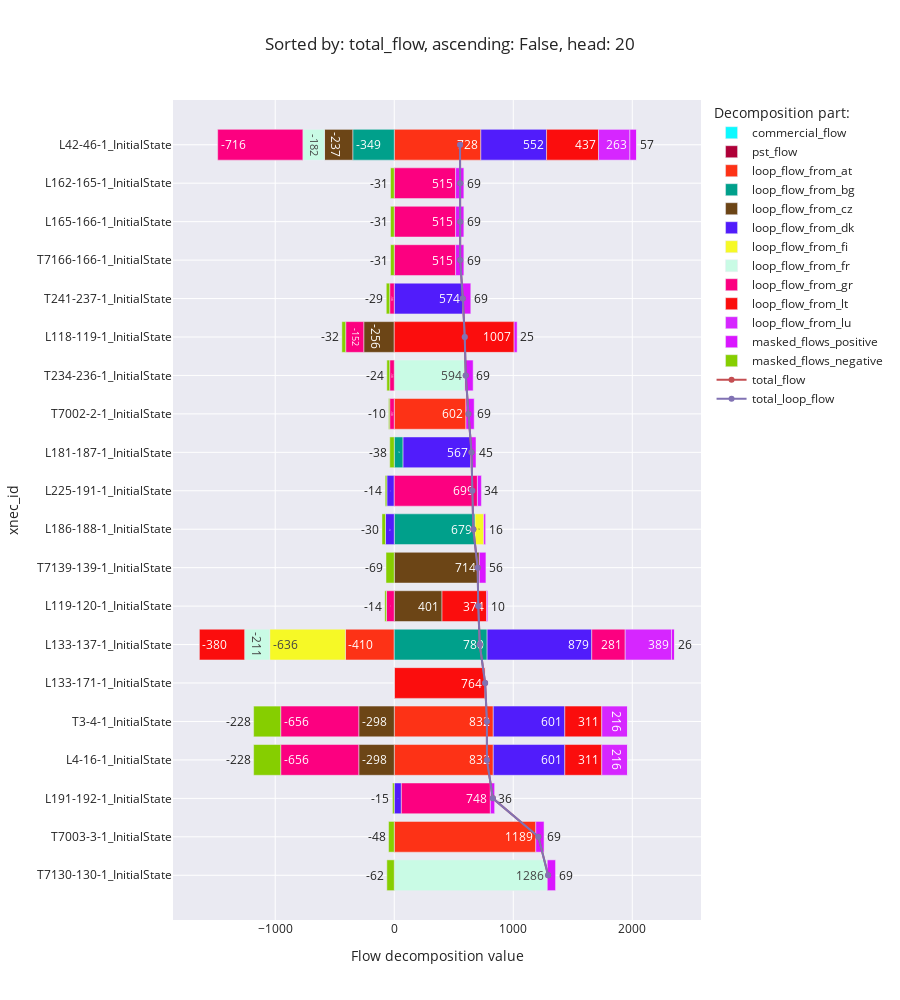

The cell this chart's notebook holds for it:
### Code cell
flow_decomposition_bar_chart('total_flow')

### Figure 1 — Plotly figure (JSON) as saved in the notebook; plotly's stock layout.template omitted (floating-point values rounded to 4 significant figures)
{"data": [{"alignmentgroup": "True", "hovertemplate": "Decomposition part:=commercial_flow<br>Flow decomposition value=%{x}<br>xnec_id=%{y}<extra></extra>", "legendgroup": "commercial_flow", "marker": {"color": "#0DF9FF", "pattern": {"shape": ""}}, "name": "commercial_flow", "offsetgroup": "commercial_flow", "orientation": "h", "showlegend": true, "textposition": "auto", "texttemplate": "%{x:.0f}", "type": "bar", "x": [null, null, null, null, null, null, null, null, null, null, null, null, null, null, null, null, null, null, null, null], "xaxis": "x", "y": ["T7130-130-1_InitialState", "T7003-3-1_InitialState", "L191-192-1_InitialState", "L4-16-1_InitialState", "T3-4-1_InitialState", "L133-171-1_InitialState", "L133-137-1_InitialState", "L119-120-1_InitialState", "T7139-139-1_InitialState", "L186-188-1_InitialState", "L225-191-1_InitialState", "L181-187-1_InitialState", "T7002-2-1_InitialState", "T234-236-1_InitialState", "L118-119-1_InitialState", "T241-237-1_InitialState", "T7166-166-1_InitialState", "L165-166-1_InitialState", "L162-165-1_InitialState", "L42-46-1_InitialState"], "yaxis": "y"}, {"alignmentgroup": "True", "hovertemplate": "Decomposition part:=pst_flow<br>Flow decomposition value=%{x}<br>xnec_id=%{y}<extra></extra>", "legendgroup": "pst_flow", "marker": {"color": "#AF0038", "pattern": {"shape": ""}}, "name": "pst_flow", "offsetgroup": "pst_flow", "orientation": "h", "showlegend": true, "textposition": "auto", "texttemplate": "%{x:.0f}", "type": "bar", "x": [null, null, null, null, null, null, null, null, null, null, null, null, null, null, null, null, null, null, null, null], "xaxis": "x", "y": ["T7130-130-1_InitialState", "T7003-3-1_InitialState", "L191-192-1_InitialState", "L4-16-1_InitialState", "T3-4-1_InitialState", "L133-171-1_InitialState", "L133-137-1_InitialState", "L119-120-1_InitialState", "T7139-139-1_InitialState", "L186-188-1_InitialState", "L225-191-1_InitialState", "L181-187-1_InitialState", "T7002-2-1_InitialState", "T234-236-1_InitialState", "L118-119-1_InitialState", "T241-237-1_InitialState", "T7166-166-1_InitialState", "L165-166-1_InitialState", "L162-165-1_InitialState", "L42-46-1_InitialState"], "yaxis": "y"}, {"alignmentgroup": "True", "hovertemplate": "Decomposition part:=loop_flow_from_at<br>Flow decomposition value=%{x}<br>xnec_id=%{y}<extra></extra>", "legendgroup": "loop_flow_from_at", "marker": {"color": "#FD3216", "pattern": {"shape": ""}}, "name": "loop_flow_from_at", "offsetgroup": "loop_flow_from_at", "orientation": "h", "showlegend": true, "textposition": "auto", "texttemplate": "%{x:.0f}", "type": "bar", "x": [null, 1189.0, null, 832.0, 832.0, null, -410.4, null, null, null, null, null, 602.1, null, null, null, null, null, null, 727.6], "xaxis": "x", "y": ["T7130-130-1_InitialState", "T7003-3-1_InitialState", "L191-192-1_InitialState", "L4-16-1_InitialState", "T3-4-1_InitialState", "L133-171-1_InitialState", "L133-137-1_InitialState", "L119-120-1_InitialState", "T7139-139-1_InitialState", "L186-188-1_InitialState", "L225-191-1_InitialState", "L181-187-1_InitialState", "T7002-2-1_InitialState", "T234-236-1_InitialState", "L118-119-1_InitialState", "T241-237-1_InitialState", "T7166-166-1_InitialState", "L165-166-1_InitialState", "L162-165-1_InitialState", "L42-46-1_InitialState"], "yaxis": "y"}, {"alignmentgroup": "True", "hovertemplate": "Decomposition part:=loop_flow_from_bg<br>Flow decomposition value=%{x}<br>xnec_id=%{y}<extra></extra>", "legendgroup": "loop_flow_from_bg", "marker": {"color": "#00A08B", "pattern": {"shape": ""}}, "name": "loop_flow_from_bg", "offsetgroup": "loop_flow_from_bg", "orientation": "h", "showlegend": true, "textposition": "auto", "texttemplate": "%{x:.0f}", "type": "bar", "x": [null, null, null, null, null, null, 780.4, null, null, 679.0, null, 74.21, null, null, null, null, null, null, null, -348.7], "xaxis": "x", "y": ["T7130-130-1_InitialState", "T7003-3-1_InitialState", "L191-192-1_InitialState", "L4-16-1_InitialState", "T3-4-1_InitialState", "L133-171-1_InitialState", "L133-137-1_InitialState", "L119-120-1_InitialState", "T7139-139-1_InitialState", "L186-188-1_InitialState", "L225-191-1_InitialState", "L181-187-1_InitialState", "T7002-2-1_InitialState", "T234-236-1_InitialState", "L118-119-1_InitialState", "T241-237-1_InitialState", "T7166-166-1_InitialState", "L165-166-1_InitialState", "L162-165-1_InitialState", "L42-46-1_InitialState"], "yaxis": "y"}, {"alignmentgroup": "True", "hovertemplate": "Decomposition part:=loop_flow_from_cz<br>Flow decomposition value=%{x}<br>xnec_id=%{y}<extra></extra>", "legendgroup": "loop_flow_from_cz", "marker": {"color": "#6C4516", "pattern": {"shape": ""}}, "name": "loop_flow_from_cz", "offsetgroup": "loop_flow_from_cz", "orientation": "h", "showlegend": true, "textposition": "auto", "texttemplate": "%{x:.0f}", "type": "bar", "x": [null, null, null, -298.0, -298.0, null, null, 401.4, 714.1, null, null, null, null, null, -256.3, null, null, null, null, -237.1], "xaxis": "x", "y": ["T7130-130-1_InitialState", "T7003-3-1_InitialState", "L191-192-1_InitialState", "L4-16-1_InitialState", "T3-4-1_InitialState", "L133-171-1_InitialState", "L133-137-1_InitialState", "L119-120-1_InitialState", "T7139-139-1_InitialState", "L186-188-1_InitialState", "L225-191-1_InitialState", "L181-187-1_InitialState", "T7002-2-1_InitialState", "T234-236-1_InitialState", "L118-119-1_InitialState", "T241-237-1_InitialState", "T7166-166-1_InitialState", "L165-166-1_InitialState", "L162-165-1_InitialState", "L42-46-1_InitialState"], "yaxis": "y"}, {"alignmentgroup": "True", "hovertemplate": "Decomposition part:=loop_flow_from_dk<br>Flow decomposition value=%{x}<br>xnec_id=%{y}<extra></extra>", "legendgroup": "loop_flow_from_dk", "marker": {"color": "#511CFB", "pattern": {"shape": ""}}, "name": "loop_flow_from_dk", "offsetgroup": "loop_flow_from_dk", "orientation": "h", "showlegend": true, "textposition": "auto", "texttemplate": "%{x:.0f}", "type": "bar", "x": [null, null, 59.75, 600.9, 600.9, null, 878.9, null, null, -73.49, -62.2, 567.3, null, null, null, 573.7, null, null, null, 552.1], "xaxis": "x", "y": ["T7130-130-1_InitialState", "T7003-3-1_InitialState", "L191-192-1_InitialState", "L4-16-1_InitialState", "T3-4-1_InitialState", "L133-171-1_InitialState", "L133-137-1_InitialState", "L119-120-1_InitialState", "T7139-139-1_InitialState", "L186-188-1_InitialState", "L225-191-1_InitialState", "L181-187-1_InitialState", "T7002-2-1_InitialState", "T234-236-1_InitialState", "L118-119-1_InitialState", "T241-237-1_InitialState", "T7166-166-1_InitialState", "L165-166-1_InitialState", "L162-165-1_InitialState", "L42-46-1_InitialState"], "yaxis": "y"}, {"alignmentgroup": "True", "hovertemplate": "Decomposition part:=loop_flow_from_fi<br>Flow decomposition value=%{x}<br>xnec_id=%{y}<extra></extra>", "legendgroup": "loop_flow_from_fi", "marker": {"color": "#F6F926", "pattern": {"shape": ""}}, "name": "loop_flow_from_fi", "offsetgroup": "loop_flow_from_fi", "orientation": "h", "showlegend": true, "textposition": "auto", "texttemplate": "%{x:.0f}", "type": "bar", "x": [null, null, null, null, null, null, -636.1, null, null, 72.86, null, null, null, null, null, null, null, null, null, null], "xaxis": "x", "y": ["T7130-130-1_InitialState", "T7003-3-1_InitialState", "L191-192-1_InitialState", "L4-16-1_InitialState", "T3-4-1_InitialState", "L133-171-1_InitialState", "L133-137-1_InitialState", "L119-120-1_InitialState", "T7139-139-1_InitialState", "L186-188-1_InitialState", "L225-191-1_InitialState", "L181-187-1_InitialState", "T7002-2-1_InitialState", "T234-236-1_InitialState", "L118-119-1_InitialState", "T241-237-1_InitialState", "T7166-166-1_InitialState", "L165-166-1_InitialState", "L162-165-1_InitialState", "L42-46-1_InitialState"], "yaxis": "y"}, {"alignmentgroup": "True", "hovertemplate": "Decomposition part:=loop_flow_from_fr<br>Flow decomposition value=%{x}<br>xnec_id=%{y}<extra></extra>", "legendgroup": "loop_flow_from_fr", "marker": {"color": "#C9FBE5", "pattern": {"shape": ""}}, "name": "loop_flow_from_fr", "offsetgroup": "loop_flow_from_fr", "orientation": "h", "showlegend": true, "textposition": "auto", "texttemplate": "%{x:.0f}", "type": "bar", "x": [1286.0, null, null, null, null, null, -210.6, null, null, null, null, null, null, 593.6, null, null, null, null, null, -182.0], "xaxis": "x", "y": ["T7130-130-1_InitialState", "T7003-3-1_InitialState", "L191-192-1_InitialState", "L4-16-1_InitialState", "T3-4-1_InitialState", "L133-171-1_InitialState", "L133-137-1_InitialState", "L119-120-1_InitialState", "T7139-139-1_InitialState", "L186-188-1_InitialState", "L225-191-1_InitialState", "L181-187-1_InitialState", "T7002-2-1_InitialState", "T234-236-1_InitialState", "L118-119-1_InitialState", "T241-237-1_InitialState", "T7166-166-1_InitialState", "L165-166-1_InitialState", "L162-165-1_InitialState", "L42-46-1_InitialState"], "yaxis": "y"}, {"alignmentgroup": "True", "hovertemplate": "Decomposition part:=loop_flow_from_gr<br>Flow decomposition value=%{x}<br>xnec_id=%{y}<extra></extra>", "legendgroup": "loop_flow_from_gr", "marker": {"color": "#FC0080", "pattern": {"shape": ""}}, "name": "loop_flow_from_gr", "offsetgroup": "loop_flow_from_gr", "orientation": "h", "showlegend": true, "textposition": "auto", "texttemplate": "%{x:.0f}", "type": "bar", "x": [null, null, 747.8, -656.0, -656.0, null, 281.1, -65.01, null, null, 698.7, null, -38.26, -38.26, -151.6, -38.26, 515.5, 515.5, 515.5, -715.7], "xaxis": "x", "y": ["T7130-130-1_InitialState", "T7003-3-1_InitialState", "L191-192-1_InitialState", "L4-16-1_InitialState", "T3-4-1_InitialState", "L133-171-1_InitialState", "L133-137-1_InitialState", "L119-120-1_InitialState", "T7139-139-1_InitialState", "L186-188-1_InitialState", "L225-191-1_InitialState", "L181-187-1_InitialState", "T7002-2-1_InitialState", "T234-236-1_InitialState", "L118-119-1_InitialState", "T241-237-1_InitialState", "T7166-166-1_InitialState", "L165-166-1_InitialState", "L162-165-1_InitialState", "L42-46-1_InitialState"], "yaxis": "y"}, {"alignmentgroup": "True", "hovertemplate": "Decomposition part:=loop_flow_from_lt<br>Flow decomposition value=%{x}<br>xnec_id=%{y}<extra></extra>", "legendgroup": "loop_flow_from_lt", "marker": {"color": "#FB0D0D", "pattern": {"shape": ""}}, "name": "loop_flow_from_lt", "offsetgroup": "loop_flow_from_lt", "orientation": "h", "showlegend": true, "textposition": "auto", "texttemplate": "%{x:.0f}", "type": "bar", "x": [null, null, null, 310.6, 310.6, 763.6, -379.9, 374.3, null, null, null, null, null, null, 1007.0, null, null, null, null, 436.7], "xaxis": "x", "y": ["T7130-130-1_InitialState", "T7003-3-1_InitialState", "L191-192-1_InitialState", "L4-16-1_InitialState", "T3-4-1_InitialState", "L133-171-1_InitialState", "L133-137-1_InitialState", "L119-120-1_InitialState", "T7139-139-1_InitialState", "L186-188-1_InitialState", "L225-191-1_InitialState", "L181-187-1_InitialState", "T7002-2-1_InitialState", "T234-236-1_InitialState", "L118-119-1_InitialState", "T241-237-1_InitialState", "T7166-166-1_InitialState", "L165-166-1_InitialState", "L162-165-1_InitialState", "L42-46-1_InitialState"], "yaxis": "y"}, {"alignmentgroup": "True", "hovertemplate": "Decomposition part:=loop_flow_from_lu<br>Flow decomposition value=%{x}<br>xnec_id=%{y}<extra></extra>", "legendgroup": "loop_flow_from_lu", "marker": {"color": "#D626FF", "pattern": {"shape": ""}}, "name": "loop_flow_from_lu", "offsetgroup": "loop_flow_from_lu", "orientation": "h", "showlegend": true, "textposition": "auto", "texttemplate": "%{x:.0f}", "type": "bar", "x": [null, null, null, 216.5, 216.5, null, 389.0, null, null, null, null, null, null, null, null, null, null, null, null, 263.1], "xaxis": "x", "y": ["T7130-130-1_InitialState", "T7003-3-1_InitialState", "L191-192-1_InitialState", "L4-16-1_InitialState", "T3-4-1_InitialState", "L133-171-1_InitialState", "L133-137-1_InitialState", "L119-120-1_InitialState", "T7139-139-1_InitialState", "L186-188-1_InitialState", "L225-191-1_InitialState", "L181-187-1_InitialState", "T7002-2-1_InitialState", "T234-236-1_InitialState", "L118-119-1_InitialState", "T241-237-1_InitialState", "T7166-166-1_InitialState", "L165-166-1_InitialState", "L162-165-1_InitialState", "L42-46-1_InitialState"], "yaxis": "y"}, {"alignmentgroup": "True", "hovertemplate": "Decomposition part:=masked_flows_positive<br>Flow decomposition value=%{x}<br>xnec_id=%{y}<extra></extra>", "legendgroup": "masked_flows_positive", "marker": {"color": "#DA16FF", "pattern": {"shape": ""}}, "name": "masked_flows_positive", "offsetgroup": "masked_flows_positive", "orientation": "h", "showlegend": true, "textposition": "auto", "texttemplate": "%{x:.0f}", "type": "bar", "x": [69.47, 69.47, 35.91, 0, 0, 3.961e-13, 25.94, 9.592, 56.09, 15.69, 33.56, 45.31, 69.47, 69.47, 25.3, 69.47, 69.47, 69.47, 69.47, 56.9], "xaxis": "x", "y": ["T7130-130-1_InitialState", "T7003-3-1_InitialState", "L191-192-1_InitialState", "L4-16-1_InitialState", "T3-4-1_InitialState", "L133-171-1_InitialState", "L133-137-1_InitialState", "L119-120-1_InitialState", "T7139-139-1_InitialState", "L186-188-1_InitialState", "L225-191-1_InitialState", "L181-187-1_InitialState", "T7002-2-1_InitialState", "T234-236-1_InitialState", "L118-119-1_InitialState", "T241-237-1_InitialState", "T7166-166-1_InitialState", "L165-166-1_InitialState", "L162-165-1_InitialState", "L42-46-1_InitialState"], "yaxis": "y"}, {"alignmentgroup": "True", "hovertemplate": "Decomposition part:=masked_flows_negative<br>Flow decomposition value=%{x}<br>xnec_id=%{y}<extra></extra>", "legendgroup": "masked_flows_negative", "marker": {"color": "#86CE00", "pattern": {"shape": ""}}, "name": "masked_flows_negative", "offsetgroup": "masked_flows_negative", "orientation": "h", "showlegend": true, "textposition": "auto", "texttemplate": "%{x:.0f}", "type": "bar", "x": [-62.31, -47.86, -14.87, -227.6, -227.6, -3.564e-13, 0, -14.31, -69.47, -29.66, -13.89, -37.75, -9.597, -24.05, -32.36, -28.76, -31.2, -31.2, -31.2, 0], "xaxis": "x", "y": ["T7130-130-1_InitialState", "T7003-3-1_InitialState", "L191-192-1_InitialState", "L4-16-1_InitialState", "T3-4-1_InitialState", "L133-171-1_InitialState", "L133-137-1_InitialState", "L119-120-1_InitialState", "T7139-139-1_InitialState", "L186-188-1_InitialState", "L225-191-1_InitialState", "L181-187-1_InitialState", "T7002-2-1_InitialState", "T234-236-1_InitialState", "L118-119-1_InitialState", "T241-237-1_InitialState", "T7166-166-1_InitialState", "L165-166-1_InitialState", "L162-165-1_InitialState", "L42-46-1_InitialState"], "yaxis": "y"}, {"mode": "lines+markers", "name": "total_flow", "type": "scatter", "x": [1293.0, 1211.0, 828.6, 778.5, 778.5, 763.6, 718.3, 706.0, 700.7, 664.4, 656.2, 649.1, 623.7, 600.7, 592.2, 576.2, 553.7, 553.7, 553.7, 552.8], "y": ["T7130-130-1_InitialState", "T7003-3-1_InitialState", "L191-192-1_InitialState", "L4-16-1_InitialState", "T3-4-1_InitialState", "L133-171-1_InitialState", "L133-137-1_InitialState", "L119-120-1_InitialState", "T7139-139-1_InitialState", "L186-188-1_InitialState", "L225-191-1_InitialState", "L181-187-1_InitialState", "T7002-2-1_InitialState", "T234-236-1_InitialState", "L118-119-1_InitialState", "T241-237-1_InitialState", "T7166-166-1_InitialState", "L165-166-1_InitialState", "L162-165-1_InitialState", "L42-46-1_InitialState"]}, {"mode": "lines+markers", "name": "total_loop_flow", "type": "scatter", "x": [1293.0, 1211.0, 828.6, 778.5, 778.5, 763.6, 718.3, 706.0, 700.7, 664.4, 656.2, 649.1, 623.7, 600.7, 592.2, 576.2, 553.7, 553.7, 553.7, 552.8], "y": ["T7130-130-1_InitialState", "T7003-3-1_InitialState", "L191-192-1_InitialState", "L4-16-1_InitialState", "T3-4-1_InitialState", "L133-171-1_InitialState", "L133-137-1_InitialState", "L119-120-1_InitialState", "T7139-139-1_InitialState", "L186-188-1_InitialState", "L225-191-1_InitialState", "L181-187-1_InitialState", "T7002-2-1_InitialState", "T234-236-1_InitialState", "L118-119-1_InitialState", "T241-237-1_InitialState", "T7166-166-1_InitialState", "L165-166-1_InitialState", "L162-165-1_InitialState", "L42-46-1_InitialState"]}], "layout": {"barmode": "relative", "height": 1000, "legend": {"title": {"text": "Decomposition part:"}, "tracegroupgap": 0}, "title": {"text": "Sorted by: total_flow, ascending: False, head: 20"}, "xaxis": {"anchor": "y", "domain": [0, 1], "title": {"text": "Flow decomposition value"}}, "yaxis": {"anchor": "x", "domain": [0, 1], "title": {"text": "xnec_id"}}}}
